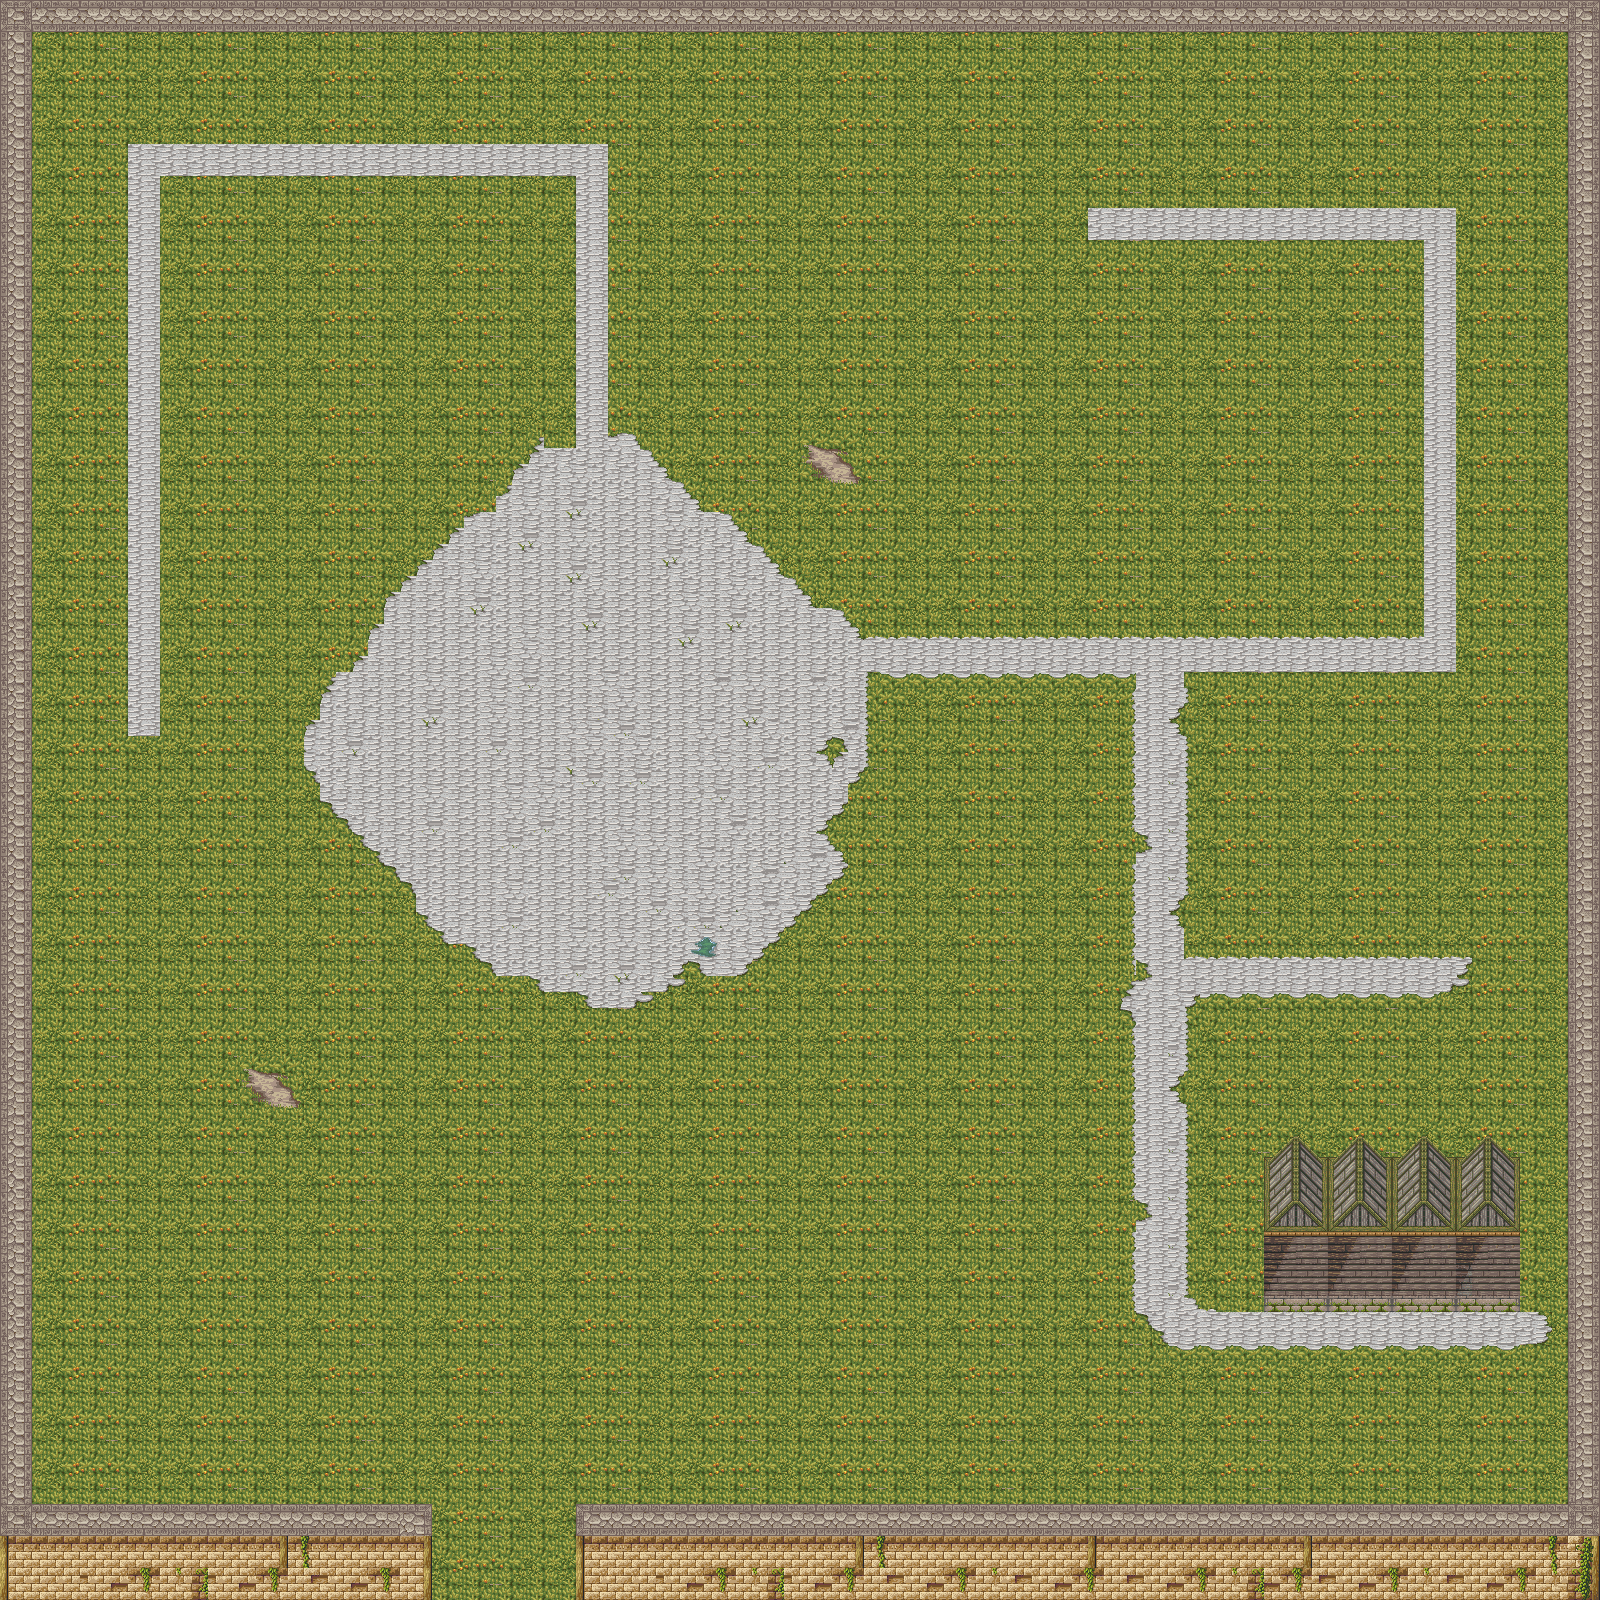

A 2D game scene composited from a Tiled map and its tileset images. What follows is a short description and the map's XML, with each tile layer's data collapsed to a summary:
An orthogonal 100x100 tile map with 16x16 px tiles, 4 tile layers (grass, outside wall, courtyard/abovegrass, houses).

<map version="1.2" tiledversion="1.3.3" orientation="orthogonal" renderorder="right-down" width="100" height="100" tilewidth="16" tileheight="16" infinite="0" nextlayerid="5" nextobjectid="1">
 <tileset firstgid="1" name="better city" tilewidth="16" tileheight="16" tilecount="1440" columns="16">
  <image source="../tiles/magecity.png" width="256" height="1450" />
 </tileset>
 <layer id="1" name="grass" width="100" height="100">
  <data>[10000 cells, 10000 non-empty, 24 distinct tile ids]</data>
 </layer>
 <layer id="2" name="outside wall" width="100" height="100">
  <data>[10000 cells, 1114 non-empty, 73 distinct tile ids]</data>
 </layer>
 <layer id="3" name="courtyard/abovegrass" width="100" height="100">
  <data>[10000 cells, 1635 non-empty, 55 distinct tile ids]</data>
 </layer>
 <layer id="4" name="houses" width="100" height="100">
  <data>[10000 cells, 176 non-empty, 39 distinct tile ids]</data>
 </layer>
</map>
